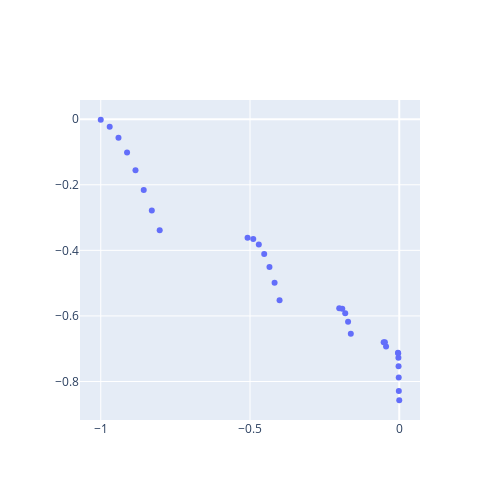

Notebook code for this chart:
### Markdown cell above
![image.png](attachment:image.png)

### Code cell
fig = go.Figure(data=[
    go.Scatter(
        x=z[a, 0], 
        y=z[a, 1], 
        mode='markers')
])
fig.update_layout(width=500, height=500,)
fig.show()

### Figure 1 — Plotly figure (JSON) as saved in the notebook; plotly's stock layout.template omitted (floating-point values rounded to 4 significant figures)
{"data": [{"mode": "markers", "type": "scatter", "x": [0, -0.001372, -0.001781, -0.002264, -0.002828, -0.003478, -0.004221, -0.04419, -0.04808, -0.0522, -0.1623, -0.1715, -0.181, -0.1909, -0.2011, -0.4009, -0.4176, -0.4348, -0.4524, -0.4705, -0.4891, -0.5081, -0.8025, -0.829, -0.856, -0.8836, -0.9118, -0.9406, -0.97, -1], "y": [-0.8571, -0.8289, -0.788, -0.7533, -0.7278, -0.7138, -0.7126, -0.6934, -0.6805, -0.6803, -0.6541, -0.6177, -0.5918, -0.578, -0.5769, -0.5522, -0.4989, -0.4507, -0.4109, -0.3819, -0.3653, -0.3614, -0.339, -0.2782, -0.2159, -0.1558, -0.1017, -0.05672, -0.02299, -0.00171]}], "layout": {"height": 500, "width": 500}}
